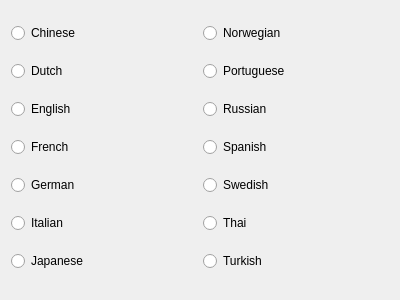
<?xml version="1.0" encoding="UTF-8"?>
<ui version="4.0">
 <class>LanguageChooser</class>
 <widget class="QWidget" name="LanguageChooser">
  <property name="geometry">
   <rect>
    <x>0</x>
    <y>0</y>
    <width>400</width>
    <height>300</height>
   </rect>
  </property>
  <property name="windowTitle">
   <string>Form</string>
  </property>
  <layout class="QGridLayout" name="gridLayout">
   <item row="0" column="0">
    <widget class="QRadioButton" name="chinese">
     <property name="text">
      <string>Chinese</string>
     </property>
    </widget>
   </item>
   <item row="0" column="1">
    <widget class="QRadioButton" name="norwegian">
     <property name="text">
      <string>Norwegian</string>
     </property>
    </widget>
   </item>
   <item row="1" column="0">
    <widget class="QRadioButton" name="dutch">
     <property name="text">
      <string>Dutch</string>
     </property>
    </widget>
   </item>
   <item row="2" column="0">
    <widget class="QRadioButton" name="english">
     <property name="text">
      <string>English</string>
     </property>
    </widget>
   </item>
   <item row="2" column="1">
    <widget class="QRadioButton" name="russian">
     <property name="text">
      <string>Russian</string>
     </property>
    </widget>
   </item>
   <item row="3" column="0">
    <widget class="QRadioButton" name="french">
     <property name="text">
      <string>French</string>
     </property>
    </widget>
   </item>
   <item row="3" column="1">
    <widget class="QRadioButton" name="spanish">
     <property name="text">
      <string>Spanish</string>
     </property>
    </widget>
   </item>
   <item row="4" column="0">
    <widget class="QRadioButton" name="german">
     <property name="text">
      <string>German</string>
     </property>
    </widget>
   </item>
   <item row="4" column="1">
    <widget class="QRadioButton" name="swedish">
     <property name="text">
      <string>Swedish</string>
     </property>
    </widget>
   </item>
   <item row="5" column="0">
    <widget class="QRadioButton" name="italian">
     <property name="text">
      <string>Italian</string>
     </property>
    </widget>
   </item>
   <item row="5" column="1">
    <widget class="QRadioButton" name="thai">
     <property name="text">
      <string>Thai</string>
     </property>
    </widget>
   </item>
   <item row="6" column="0">
    <widget class="QRadioButton" name="japanese">
     <property name="text">
      <string>Japanese</string>
     </property>
    </widget>
   </item>
   <item row="6" column="1">
    <widget class="QRadioButton" name="turkish">
     <property name="text">
      <string>Turkish</string>
     </property>
    </widget>
   </item>
   <item row="1" column="1">
    <widget class="QRadioButton" name="portuguese">
     <property name="text">
      <string>Portuguese</string>
     </property>
    </widget>
   </item>
  </layout>
 </widget>
 <resources/>
 <connections/>
</ui>
